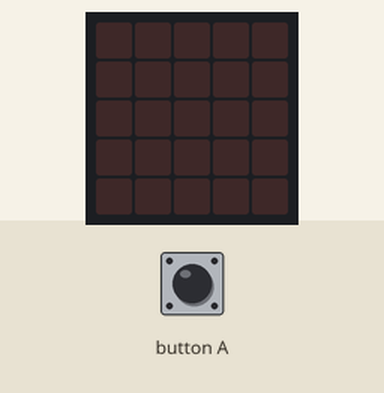
A program run on a simulated BBC micro:bit (MakeCode). Parts: the board's 5×5 LED display. The inputs (shaded band) are chosen by the test bench. Random numbers come from a fixed seed; the 48×5 strip is a reading aid, not a part: it shows the text the display is scrolling, unrolled, one strip-width of it at a time.

Above: at 1.2 s.
1.3 s: button A pressed for 0.15 s
At 2.0 s:
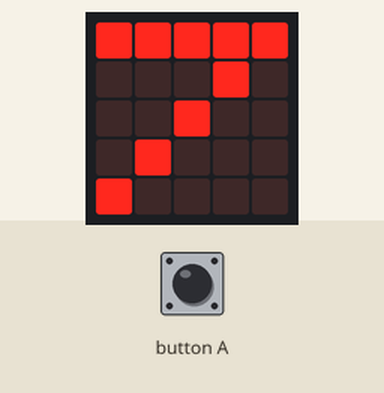
4.4 s: button A pressed for 0.15 s
At 7.0 s:
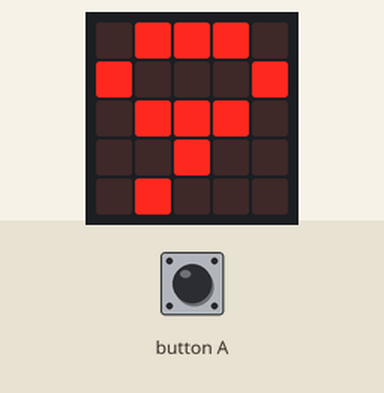
7.5 s: button A pressed for 0.15 s
At 10.9 s:
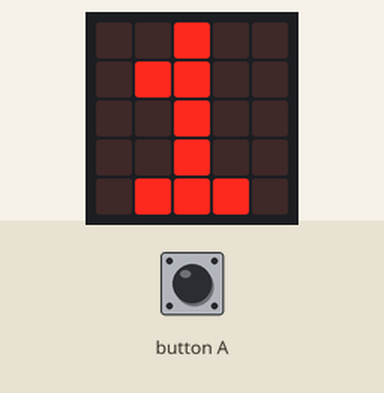
Timing chart, 0 to 12.4 s (numbered marks = the images above; inputs shaded):
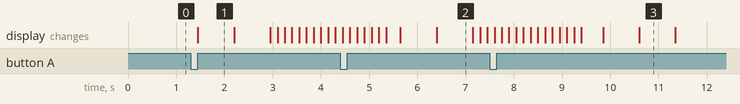

The program:

main.ts
```typescript
let variable7 = 0
let variable1 = 0
input.onButtonPressed(Button.A, function () {
    variable7 = 7
    basic.showNumber(variable7)
    variable1 = randint(0, 10)
    basic.showNumber(variable1)
    basic.showNumber(variable1 * variable7)
})
```

test.ts
```typescript
// aquí va el archivo "tests"; esto no se compilará cuando este paquete se utilice como una extensión.
```

Measured:
- after the input at 1.3 s, the display: changes after 0.15 s (image 1)
- what the display in image 1 shows lasts 0.7 s, from 1.5 s to 2.2 s
